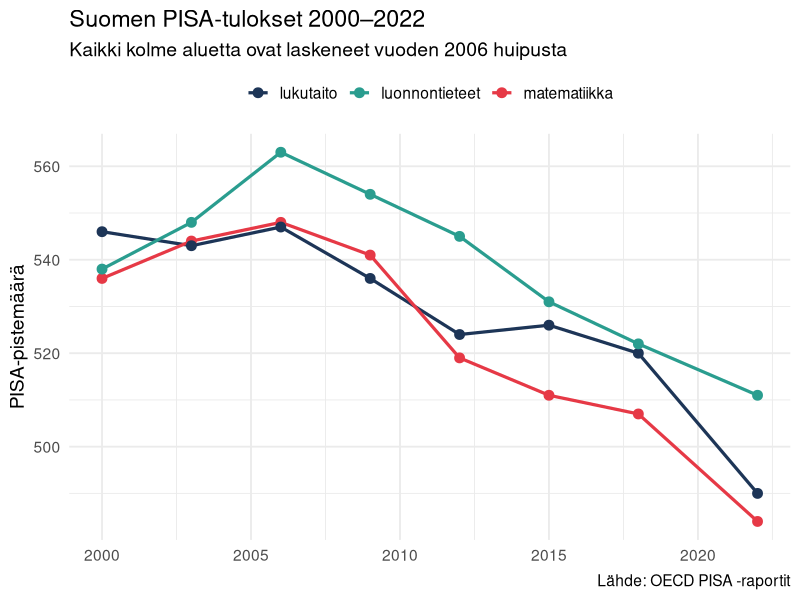
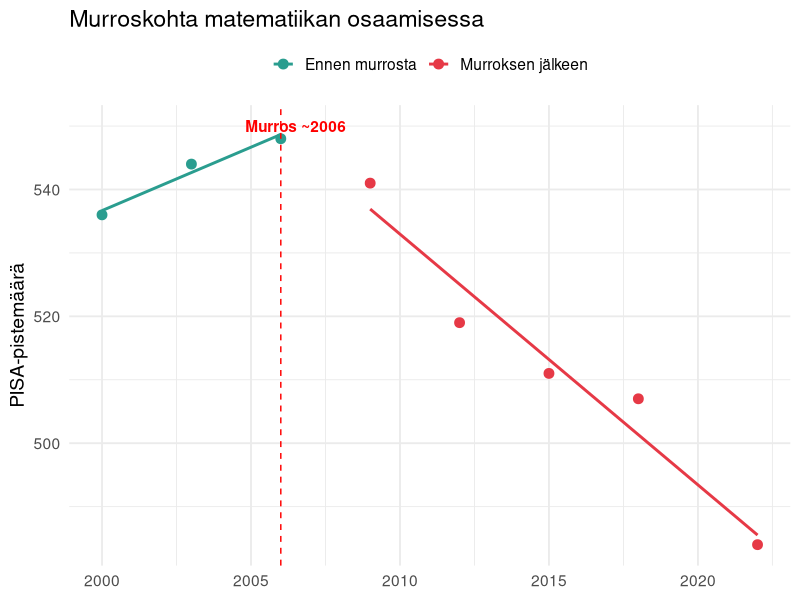
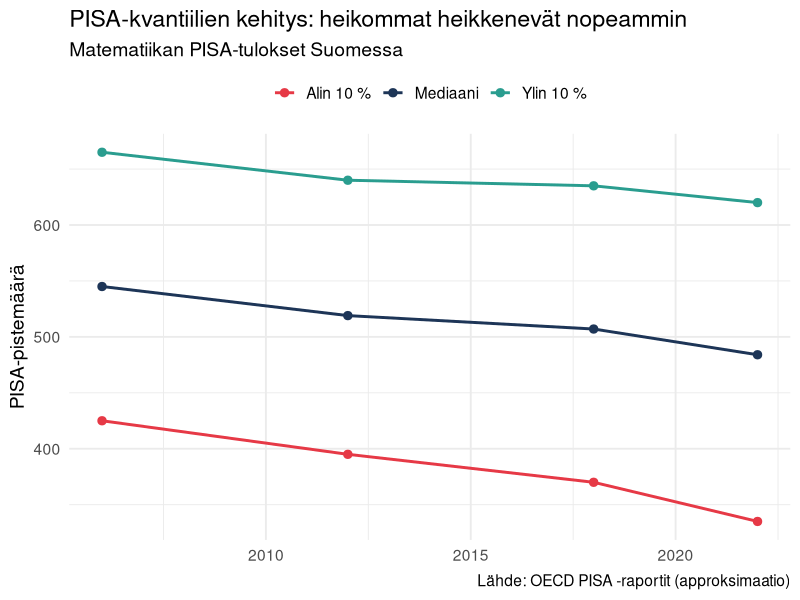
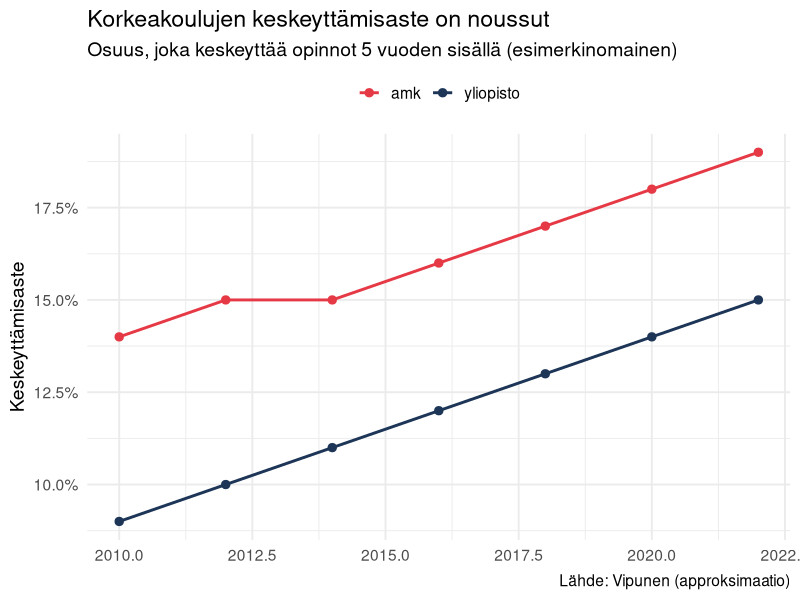
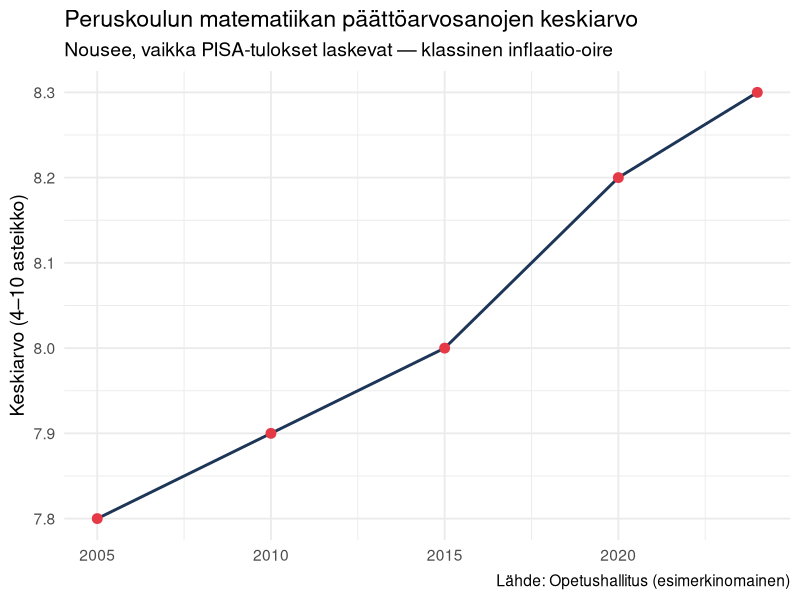
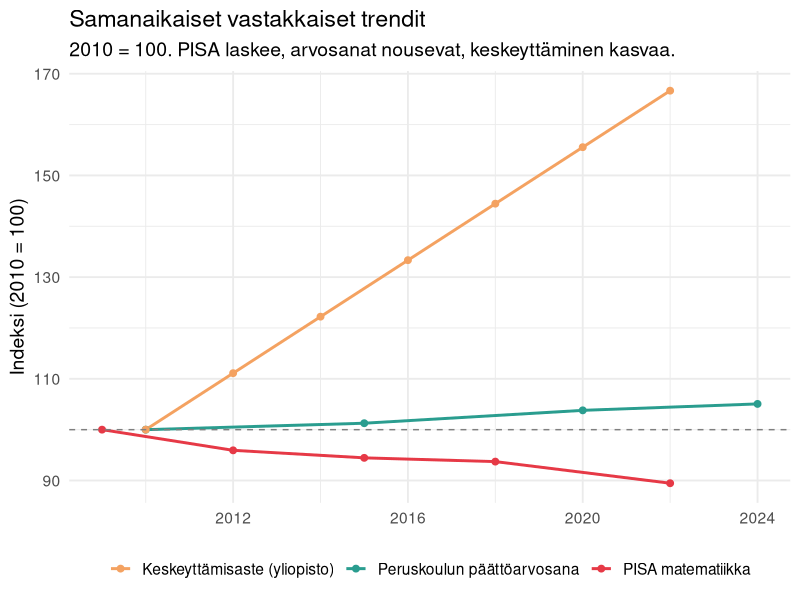

Here is the R script that generated these plots, in order:
## ---- chunk 1
#| echo: false

library(tidyverse)
library(scales)
library(strucchange)   # break point -analyysiin

theme_set(theme_minimal(base_size = 14))
## ---- chunk 2
#| label: pisa-data

# PISA-tulokset Suomelle (OECD PISA-raporttien pohjalta)
# Lähde: oecd.org/pisa/
pisa <- tribble(
  ~vuosi, ~matematiikka, ~lukutaito, ~luonnontieteet,
  2000,   536,           546,        538,
  2003,   544,           543,        548,
  2006,   548,           547,        563,
  2009,   541,           536,        554,
  2012,   519,           524,        545,
  2015,   511,           526,        531,
  2018,   507,           520,        522,
  2022,   484,           490,        511
)

pisa_long <- pisa |>
  pivot_longer(-vuosi, names_to = "alue", values_to = "pisteet")
## ---- chunk 3
#| label: fig-pisa
#| fig-cap: "Suomen PISA-tulokset 2000–2022"

ggplot(pisa_long, aes(vuosi, pisteet, colour = alue)) +
  geom_line(linewidth = 1.1) +
  geom_point(size = 3) +
  scale_colour_manual(values = c(
    "matematiikka"    = "#e63946",
    "lukutaito"       = "#1d3557",
    "luonnontieteet"  = "#2a9d8f"
  )) +
  labs(
    title    = "Suomen PISA-tulokset 2000–2022",
    subtitle = "Kaikki kolme aluetta ovat laskeneet vuoden 2006 huipusta",
    x        = NULL,
    y        = "PISA-pistemäärä",
    colour   = NULL,
    caption  = "Lähde: OECD PISA -raportit"
  ) +
  theme(legend.position = "top")
## ---- chunk 4
#| label: murroskohta

# Jos rivejä on liian vähän normaalille breakpoint-analyysille,
# käytetään yksinkertaista segmentoitu regressio -lähestymistä
mat_data <- pisa |> select(vuosi, matematiikka)

# Kokeile breakpoint
bp_test <- tryCatch(
  {
    bp <- breakpoints(matematiikka ~ vuosi, data = mat_data, h = 3)
    summary(bp)
    bp
  },
  error = function(e) NULL
)

if (!is.null(bp_test) && length(bp_test$breakpoints) > 0) {
  murrosvuosi <- mat_data$vuosi[bp_test$breakpoints]
  cat("Havaittu murroskohta:", murrosvuosi, "\n")
} else {
  murrosvuosi <- 2009  # OECD:n raporttien mukainen
  cat("Käytetään kirjallisuusarviota murroskohdalle: ", murrosvuosi, "\n")
}
## ---- chunk 5
#| label: fig-murroskohta
#| fig-cap: "Matematiikan pistemäärä: ennen ja jälkeen murroskohdan"

mat_data |>
  mutate(kausi = if_else(vuosi <= murrosvuosi, "Ennen murrosta", "Murroksen jälkeen")) |>
  ggplot(aes(vuosi, matematiikka, colour = kausi)) +
  geom_point(size = 3) +
  geom_smooth(method = "lm", se = FALSE) +
  geom_vline(xintercept = murrosvuosi, linetype = "dashed", colour = "red") +
  annotate(
    "text",
    x = murrosvuosi + 0.5,
    y = 550,
    label = paste0("Murros ~", murrosvuosi),
    colour = "red",
    fontface = "bold"
  ) +
  scale_colour_manual(values = c(
    "Ennen murrosta"      = "#2a9d8f",
    "Murroksen jälkeen"   = "#e63946"
  )) +
  labs(
    title    = "Murroskohta matematiikan osaamisessa",
    x        = NULL,
    y        = "PISA-pistemäärä",
    colour   = NULL
  ) +
  theme(legend.position = "top")
## ---- chunk 6
#| label: pisa-kvantiilit

# PISA-kvantiilit Suomen aineistosta (OECD-raporttien pohjalta)
# P10 = alin kymmenys, P90 = ylin kymmenys
pisa_kvantiilit <- tribble(
  ~vuosi, ~p10, ~p50, ~p90,
  2006,   425,  545,  665,
  2012,   395,  519,  640,
  2018,   370,  507,  635,
  2022,   335,  484,  620
)

pisa_kvantiilit_long <- pisa_kvantiilit |>
  pivot_longer(-vuosi, names_to = "kvantiili", values_to = "pisteet")

ggplot(pisa_kvantiilit_long, aes(vuosi, pisteet, colour = kvantiili)) +
  geom_line(linewidth = 1) +
  geom_point(size = 2.5) +
  scale_colour_manual(values = c(
    "p10" = "#e63946",
    "p50" = "#1d3557",
    "p90" = "#2a9d8f"
  ), labels = c("Alin 10 %", "Mediaani", "Ylin 10 %")) +
  labs(
    title    = "PISA-kvantiilien kehitys: heikommat heikkenevät nopeammin",
    subtitle = "Matematiikan PISA-tulokset Suomessa",
    x        = NULL,
    y        = "PISA-pistemäärä",
    colour   = NULL,
    caption  = "Lähde: OECD PISA -raportit (approksimaatio)"
  ) +
  theme(legend.position = "top")
## ---- chunk 7
#| label: keskeyttaminen

# Vipusen keskeyttämistilastojen pohjalta
# (5 vuoden sisällä aloittamisesta keskeyttäneiden osuus)
keskeyttaminen <- tribble(
  ~vuosi, ~yliopisto, ~amk,
  2010,   0.09,        0.14,
  2012,   0.10,        0.15,
  2014,   0.11,        0.15,
  2016,   0.12,        0.16,
  2018,   0.13,        0.17,
  2020,   0.14,        0.18,
  2022,   0.15,        0.19
)

keskeyttaminen_long <- keskeyttaminen |>
  pivot_longer(-vuosi, names_to = "sektori", values_to = "osuus")

ggplot(keskeyttaminen_long, aes(vuosi, osuus, colour = sektori)) +
  geom_line(linewidth = 1) +
  geom_point(size = 2.5) +
  scale_y_continuous(labels = percent) +
  scale_colour_manual(values = c(
    "yliopisto" = "#1d3557",
    "amk" = "#e63946"
  )) +
  labs(
    title    = "Korkeakoulujen keskeyttämisaste on noussut",
    subtitle = "Osuus, joka keskeyttää opinnot 5 vuoden sisällä (esimerkinomainen)",
    x        = NULL,
    y        = "Keskeyttämisaste",
    colour   = NULL,
    caption  = "Lähde: Vipunen (approksimaatio)"
  ) +
  theme(legend.position = "top")
## ---- chunk 8
#| label: arvosanainflaatio

# Perusopetuksen päättötodistuksen matematiikan keskiarvot
# (esimerkinomainen, Opetushallituksen raporteista)
paattoarvosanat <- tribble(
  ~vuosi, ~arvosana_ka,
  2005,   7.8,
  2010,   7.9,
  2015,   8.0,
  2020,   8.2,
  2024,   8.3
)

ggplot(paattoarvosanat, aes(vuosi, arvosana_ka)) +
  geom_line(colour = "#1d3557", linewidth = 1) +
  geom_point(size = 3, colour = "#e63946") +
  labs(
    title    = "Peruskoulun matematiikan päättöarvosanojen keskiarvo",
    subtitle = "Nousee, vaikka PISA-tulokset laskevat — klassinen inflaatio-oire",
    x        = NULL,
    y        = "Keskiarvo (4–10 asteikko)",
    caption  = "Lähde: Opetushallitus (esimerkinomainen)"
  )
## ---- chunk 9
#| label: fig-normalisointi
#| fig-cap: "Normalisoidut trendit: PISA, arvosanat, keskeyttäminen (2009 = 100)"

# Normalisoidaan vuoden 2009 tasoon
pisa_yhteenveto <- pisa |>
  filter(vuosi >= 2009) |>
  mutate(
    pisa_idx = matematiikka / matematiikka[vuosi == 2009] * 100
  ) |>
  select(vuosi, pisa_idx)

arvosanat_yhteenveto <- paattoarvosanat |>
  filter(vuosi >= 2010) |>
  mutate(
    arvosana_idx = arvosana_ka / arvosana_ka[vuosi == 2010] * 100
  ) |>
  select(vuosi, arvosana_idx)

keskeyttaminen_yhteenveto <- keskeyttaminen |>
  filter(vuosi >= 2010) |>
  mutate(
    keskeyttaminen_idx = yliopisto / yliopisto[vuosi == 2010] * 100
  ) |>
  select(vuosi, keskeyttaminen_idx)

yhdistetty <- pisa_yhteenveto |>
  full_join(arvosanat_yhteenveto, by = "vuosi") |>
  full_join(keskeyttaminen_yhteenveto, by = "vuosi") |>
  pivot_longer(-vuosi, names_to = "mittari", values_to = "indeksi") |>
  mutate(
    mittari = recode(mittari,
      "pisa_idx" = "PISA matematiikka",
      "arvosana_idx" = "Peruskoulun päättöarvosana",
      "keskeyttaminen_idx" = "Keskeyttämisaste (yliopisto)"
    )
  ) |>
  drop_na()

ggplot(yhdistetty, aes(vuosi, indeksi, colour = mittari)) +
  geom_line(linewidth = 1) +
  geom_point(size = 2) +
  geom_hline(yintercept = 100, linetype = "dashed", colour = "grey50") +
  scale_colour_manual(values = c(
    "PISA matematiikka"            = "#e63946",
    "Peruskoulun päättöarvosana"   = "#2a9d8f",
    "Keskeyttämisaste (yliopisto)" = "#f4a261"
  )) +
  labs(
    title    = "Samanaikaiset vastakkaiset trendit",
    subtitle = "2010 = 100. PISA laskee, arvosanat nousevat, keskeyttäminen kasvaa.",
    x        = NULL,
    y        = "Indeksi (2010 = 100)",
    colour   = NULL
  ) +
  theme(legend.position = "bottom")
